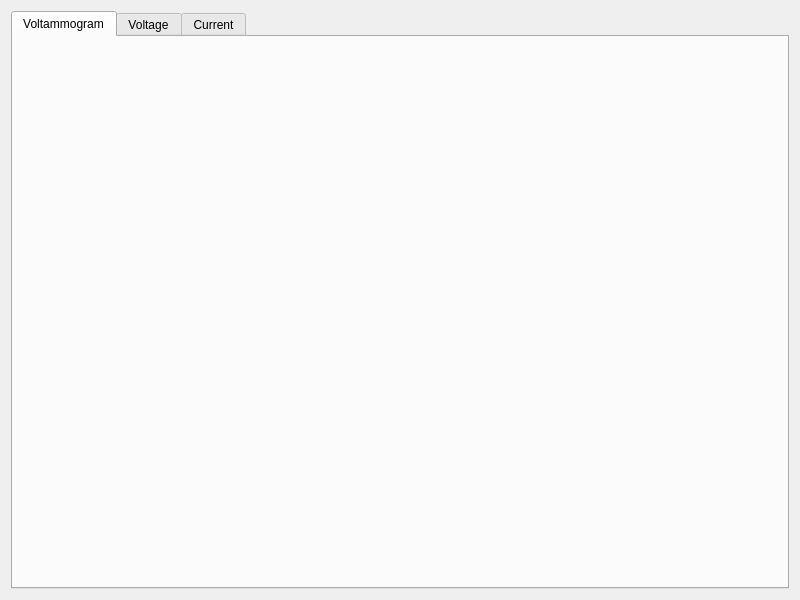
<?xml version="1.0" encoding="UTF-8"?>
<ui version="4.0">
 <class>PlotWindow</class>
 <widget class="QWidget" name="PlotWindow">
  <property name="geometry">
   <rect>
    <x>0</x>
    <y>0</y>
    <width>800</width>
    <height>600</height>
   </rect>
  </property>
  <property name="windowTitle">
   <string>Voltammogram</string>
  </property>
  <layout class="QVBoxLayout" name="verticalLayout">
   <item>
    <widget class="QTabWidget" name="tabWidget">
     <property name="currentIndex">
      <number>0</number>
     </property>
     <widget class="QWidget" name="tab">
      <attribute name="title">
       <string>Voltammogram</string>
      </attribute>
      <layout class="QVBoxLayout" name="verticalLayout_2">
       <item>
        <widget class="PlotWidget" name="voltammogramPlot" native="true"/>
       </item>
      </layout>
     </widget>
     <widget class="QWidget" name="tab_2">
      <attribute name="title">
       <string>Voltage</string>
      </attribute>
      <layout class="QVBoxLayout" name="verticalLayout_3">
       <item>
        <widget class="PlotWidget" name="voltagePlot" native="true"/>
       </item>
      </layout>
     </widget>
     <widget class="QWidget" name="tab_3">
      <attribute name="title">
       <string>Current</string>
      </attribute>
      <layout class="QVBoxLayout" name="verticalLayout_4">
       <item>
        <widget class="PlotWidget" name="currentPlot" native="true"/>
       </item>
      </layout>
     </widget>
    </widget>
   </item>
  </layout>
 </widget>
 <customwidgets>
  <customwidget>
   <class>PlotWidget</class>
   <extends>QWidget</extends>
   <header>plotwidget.h</header>
   <container>1</container>
  </customwidget>
 </customwidgets>
 <resources/>
 <connections/>
</ui>
